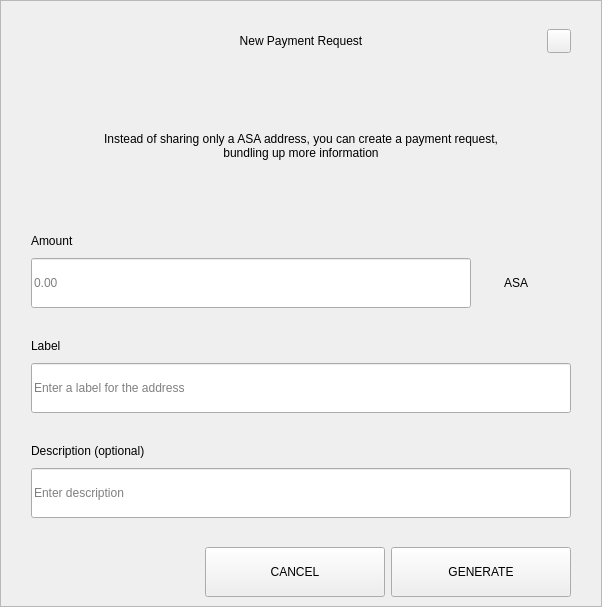
<?xml version="1.0" encoding="UTF-8"?>
<ui version="4.0">
 <class>RequestDialog</class>
 <widget class="QDialog" name="RequestDialog">
  <property name="geometry">
   <rect>
    <x>0</x>
    <y>0</y>
    <width>602</width>
    <height>607</height>
   </rect>
  </property>
  <property name="windowTitle">
   <string>Dialog</string>
  </property>
  <layout class="QVBoxLayout" name="verticalLayout_5">
   <property name="spacing">
    <number>0</number>
   </property>
   <property name="leftMargin">
    <number>0</number>
   </property>
   <property name="topMargin">
    <number>0</number>
   </property>
   <property name="rightMargin">
    <number>0</number>
   </property>
   <property name="bottomMargin">
    <number>0</number>
   </property>
   <item>
    <widget class="QFrame" name="frame">
     <property name="styleSheet">
      <string notr="true"/>
     </property>
     <property name="frameShape">
      <enum>QFrame::StyledPanel</enum>
     </property>
     <property name="frameShadow">
      <enum>QFrame::Raised</enum>
     </property>
     <layout class="QVBoxLayout" name="verticalLayout_4" stretch="1,0,0">
      <property name="spacing">
       <number>0</number>
      </property>
      <property name="leftMargin">
       <number>30</number>
      </property>
      <property name="topMargin">
       <number>20</number>
      </property>
      <property name="rightMargin">
       <number>30</number>
      </property>
      <property name="bottomMargin">
       <number>0</number>
      </property>
      <item>
       <layout class="QHBoxLayout" name="horizontalLayout_3">
        <property name="spacing">
         <number>0</number>
        </property>
        <item>
         <spacer name="horizontalSpacer_21">
          <property name="orientation">
           <enum>Qt::Horizontal</enum>
          </property>
          <property name="sizeHint" stdset="0">
           <size>
            <width>40</width>
            <height>20</height>
           </size>
          </property>
         </spacer>
        </item>
        <item>
         <widget class="QLabel" name="labelTitle">
          <property name="minimumSize">
           <size>
            <width>0</width>
            <height>40</height>
           </size>
          </property>
          <property name="maximumSize">
           <size>
            <width>16777215</width>
            <height>40</height>
           </size>
          </property>
          <property name="styleSheet">
           <string notr="true">padding-left:24px;</string>
          </property>
          <property name="text">
           <string>New Payment Request</string>
          </property>
          <property name="alignment">
           <set>Qt::AlignCenter</set>
          </property>
          <property name="margin">
           <number>7</number>
          </property>
         </widget>
        </item>
        <item>
         <spacer name="horizontalSpacer">
          <property name="orientation">
           <enum>Qt::Horizontal</enum>
          </property>
          <property name="sizeHint" stdset="0">
           <size>
            <width>40</width>
            <height>20</height>
           </size>
          </property>
         </spacer>
        </item>
        <item>
         <widget class="QPushButton" name="btnEsc">
          <property name="minimumSize">
           <size>
            <width>24</width>
            <height>24</height>
           </size>
          </property>
          <property name="maximumSize">
           <size>
            <width>24</width>
            <height>24</height>
           </size>
          </property>
          <property name="focusPolicy">
           <enum>Qt::NoFocus</enum>
          </property>
          <property name="text">
           <string/>
          </property>
         </widget>
        </item>
       </layout>
      </item>
      <item>
       <widget class="QStackedWidget" name="stack">
        <property name="minimumSize">
         <size>
          <width>540</width>
          <height>0</height>
         </size>
        </property>
        <property name="maximumSize">
         <size>
          <width>540</width>
          <height>16777215</height>
         </size>
        </property>
        <property name="currentIndex">
         <number>0</number>
        </property>
        <widget class="QWidget" name="page_1">
         <property name="minimumSize">
          <size>
           <width>540</width>
           <height>0</height>
          </size>
         </property>
         <property name="maximumSize">
          <size>
           <width>540</width>
           <height>16777215</height>
          </size>
         </property>
         <layout class="QVBoxLayout" name="layout1">
          <property name="spacing">
           <number>0</number>
          </property>
          <property name="leftMargin">
           <number>0</number>
          </property>
          <property name="topMargin">
           <number>0</number>
          </property>
          <property name="rightMargin">
           <number>0</number>
          </property>
          <property name="bottomMargin">
           <number>0</number>
          </property>
          <item>
           <spacer name="verticalSpacer_21">
            <property name="orientation">
             <enum>Qt::Vertical</enum>
            </property>
            <property name="sizeType">
             <enum>QSizePolicy::Fixed</enum>
            </property>
            <property name="sizeHint" stdset="0">
             <size>
              <width>20</width>
              <height>30</height>
             </size>
            </property>
           </spacer>
          </item>
          <item alignment="Qt::AlignHCenter">
           <widget class="QLabel" name="labelMessage">
            <property name="minimumSize">
             <size>
              <width>400</width>
              <height>50</height>
             </size>
            </property>
            <property name="text">
             <string>Instead of sharing only a ASA address, you can create a payment request, bundling up more information</string>
            </property>
            <property name="alignment">
             <set>Qt::AlignCenter</set>
            </property>
            <property name="wordWrap">
             <bool>true</bool>
            </property>
           </widget>
          </item>
          <item alignment="Qt::AlignBottom">
           <widget class="QWidget" name="containerAmount" native="true">
            <layout class="QVBoxLayout" name="verticalLayout">
             <property name="spacing">
              <number>9</number>
             </property>
             <property name="leftMargin">
              <number>0</number>
             </property>
             <property name="topMargin">
              <number>0</number>
             </property>
             <property name="rightMargin">
              <number>0</number>
             </property>
             <property name="bottomMargin">
              <number>0</number>
             </property>
             <item>
              <widget class="QLabel" name="labelSubtitleAmount">
               <property name="minimumSize">
                <size>
                 <width>350</width>
                 <height>16</height>
                </size>
               </property>
               <property name="maximumSize">
                <size>
                 <width>16777215</width>
                 <height>16</height>
                </size>
               </property>
               <property name="text">
                <string>Amount</string>
               </property>
              </widget>
             </item>
             <item alignment="Qt::AlignTop">
              <widget class="QWidget" name="layoutAmount" native="true">
               <layout class="QHBoxLayout" name="horizontalLayout" stretch="2,0">
                <property name="spacing">
                 <number>0</number>
                </property>
                <property name="leftMargin">
                 <number>0</number>
                </property>
                <property name="topMargin">
                 <number>0</number>
                </property>
                <property name="rightMargin">
                 <number>0</number>
                </property>
                <property name="bottomMargin">
                 <number>0</number>
                </property>
                <item>
                 <widget class="QLineEdit" name="lineEditAmount">
                  <property name="minimumSize">
                   <size>
                    <width>0</width>
                    <height>50</height>
                   </size>
                  </property>
                  <property name="maximumSize">
                   <size>
                    <width>16777215</width>
                    <height>50</height>
                   </size>
                  </property>
                  <property name="placeholderText">
                   <string notr="true">0.00</string>
                  </property>
                 </widget>
                </item>
                <item>
                 <widget class="QWidget" name="comboContainer" native="true">
                  <property name="minimumSize">
                   <size>
                    <width>100</width>
                    <height>50</height>
                   </size>
                  </property>
                  <property name="maximumSize">
                   <size>
                    <width>16777215</width>
                    <height>50</height>
                   </size>
                  </property>
                  <layout class="QHBoxLayout" name="horizontalLayout_31">
                   <property name="spacing">
                    <number>0</number>
                   </property>
                   <property name="leftMargin">
                    <number>0</number>
                   </property>
                   <property name="topMargin">
                    <number>0</number>
                   </property>
                   <property name="rightMargin">
                    <number>10</number>
                   </property>
                   <property name="bottomMargin">
                    <number>0</number>
                   </property>
                   <item>
                    <widget class="QLabel" name="comboBoxCoin">
                     <property name="text">
                      <string>ASA</string>
                     </property>
                     <property name="alignment">
                      <set>Qt::AlignCenter</set>
                     </property>
                    </widget>
                   </item>
                  </layout>
                 </widget>
                </item>
               </layout>
              </widget>
             </item>
            </layout>
           </widget>
          </item>
          <item>
           <spacer name="verticalSpacer_31">
            <property name="orientation">
             <enum>Qt::Vertical</enum>
            </property>
            <property name="sizeType">
             <enum>QSizePolicy::Fixed</enum>
            </property>
            <property name="sizeHint" stdset="0">
             <size>
              <width>20</width>
              <height>30</height>
             </size>
            </property>
           </spacer>
          </item>
          <item>
           <layout class="QVBoxLayout" name="verticalLayoutLabel">
            <property name="spacing">
             <number>9</number>
            </property>
            <item>
             <widget class="QLabel" name="labelSubtitleLabel">
              <property name="minimumSize">
               <size>
                <width>0</width>
                <height>16</height>
               </size>
              </property>
              <property name="maximumSize">
               <size>
                <width>16777215</width>
                <height>16</height>
               </size>
              </property>
              <property name="text">
               <string>Label</string>
              </property>
             </widget>
            </item>
            <item>
             <widget class="QLineEdit" name="lineEditLabel">
              <property name="minimumSize">
               <size>
                <width>0</width>
                <height>50</height>
               </size>
              </property>
              <property name="maximumSize">
               <size>
                <width>16777215</width>
                <height>50</height>
               </size>
              </property>
              <property name="placeholderText">
               <string>Enter a label for the address</string>
              </property>
             </widget>
            </item>
           </layout>
          </item>
          <item>
           <spacer name="verticalSpacer_34">
            <property name="orientation">
             <enum>Qt::Vertical</enum>
            </property>
            <property name="sizeType">
             <enum>QSizePolicy::Fixed</enum>
            </property>
            <property name="sizeHint" stdset="0">
             <size>
              <width>20</width>
              <height>30</height>
             </size>
            </property>
           </spacer>
          </item>
          <item>
           <layout class="QVBoxLayout" name="verticalLayoutDescription">
            <property name="spacing">
             <number>9</number>
            </property>
            <item>
             <widget class="QLabel" name="labelSubtitleDescription">
              <property name="minimumSize">
               <size>
                <width>0</width>
                <height>16</height>
               </size>
              </property>
              <property name="maximumSize">
               <size>
                <width>16777215</width>
                <height>16</height>
               </size>
              </property>
              <property name="text">
               <string>Description (optional)</string>
              </property>
             </widget>
            </item>
            <item>
             <widget class="QLineEdit" name="lineEditDescription">
              <property name="minimumSize">
               <size>
                <width>0</width>
                <height>50</height>
               </size>
              </property>
              <property name="maximumSize">
               <size>
                <width>16777215</width>
                <height>50</height>
               </size>
              </property>
              <property name="placeholderText">
               <string>Enter description</string>
              </property>
             </widget>
            </item>
            <item>
             <spacer name="verticalSpacer_4">
              <property name="orientation">
               <enum>Qt::Vertical</enum>
              </property>
              <property name="sizeType">
               <enum>QSizePolicy::Fixed</enum>
              </property>
              <property name="sizeHint" stdset="0">
               <size>
                <width>20</width>
                <height>20</height>
               </size>
              </property>
             </spacer>
            </item>
           </layout>
          </item>
         </layout>
        </widget>
        <widget class="QWidget" name="page_2">
         <layout class="QVBoxLayout" name="layout2">
          <item>
           <spacer name="verticalSpacer_5">
            <property name="orientation">
             <enum>Qt::Vertical</enum>
            </property>
            <property name="sizeType">
             <enum>QSizePolicy::Fixed</enum>
            </property>
            <property name="sizeHint" stdset="0">
             <size>
              <width>20</width>
              <height>50</height>
             </size>
            </property>
           </spacer>
          </item>
          <item alignment="Qt::AlignHCenter">
           <widget class="QLabel" name="labelQrImg">
            <property name="minimumSize">
             <size>
              <width>260</width>
              <height>260</height>
             </size>
            </property>
            <property name="maximumSize">
             <size>
              <width>260</width>
              <height>260</height>
             </size>
            </property>
            <property name="text">
             <string/>
            </property>
            <property name="alignment">
             <set>Qt::AlignCenter</set>
            </property>
           </widget>
          </item>
          <item>
           <spacer name="verticalSpacer_2">
            <property name="orientation">
             <enum>Qt::Vertical</enum>
            </property>
            <property name="sizeType">
             <enum>QSizePolicy::Fixed</enum>
            </property>
            <property name="sizeHint" stdset="0">
             <size>
              <width>20</width>
              <height>30</height>
             </size>
            </property>
           </spacer>
          </item>
          <item alignment="Qt::AlignHCenter">
           <widget class="QLabel" name="labelAddress">
            <property name="text">
             <string>D7VFR83SQbiezrW72hjcWJtcfip5krte2Z </string>
            </property>
           </widget>
          </item>
          <item>
           <spacer name="verticalSpacer_32">
            <property name="orientation">
             <enum>Qt::Vertical</enum>
            </property>
            <property name="sizeType">
             <enum>QSizePolicy::Expanding</enum>
            </property>
            <property name="sizeHint" stdset="0">
             <size>
              <width>20</width>
              <height>20</height>
             </size>
            </property>
           </spacer>
          </item>
          <item>
           <layout class="QHBoxLayout" name="horizontal">
            <property name="leftMargin">
             <number>20</number>
            </property>
            <property name="rightMargin">
             <number>20</number>
            </property>
            <property name="bottomMargin">
             <number>20</number>
            </property>
            <item>
             <spacer name="horizontalSpacer_4">
              <property name="orientation">
               <enum>Qt::Horizontal</enum>
              </property>
              <property name="sizeHint" stdset="0">
               <size>
                <width>40</width>
                <height>20</height>
               </size>
              </property>
             </spacer>
            </item>
            <item>
             <widget class="QPushButton" name="btnCopyAddress">
              <property name="minimumSize">
               <size>
                <width>180</width>
                <height>50</height>
               </size>
              </property>
              <property name="text">
               <string>COPY ADDRESS</string>
              </property>
             </widget>
            </item>
            <item>
             <widget class="QPushButton" name="btnCopyUrl">
              <property name="minimumSize">
               <size>
                <width>180</width>
                <height>50</height>
               </size>
              </property>
              <property name="text">
               <string>COPY URL</string>
              </property>
             </widget>
            </item>
            <item>
             <spacer name="horizontalSpacer_2">
              <property name="orientation">
               <enum>Qt::Horizontal</enum>
              </property>
              <property name="sizeHint" stdset="0">
               <size>
                <width>40</width>
                <height>20</height>
               </size>
              </property>
             </spacer>
            </item>
           </layout>
          </item>
         </layout>
        </widget>
       </widget>
      </item>
      <item>
       <widget class="QWidget" name="buttonsStack" native="true">
        <layout class="QHBoxLayout" name="horizontalLayout_5">
         <property name="leftMargin">
          <number>20</number>
         </property>
         <property name="rightMargin">
          <number>0</number>
         </property>
         <item>
          <spacer name="horizontalSpacer_41">
           <property name="orientation">
            <enum>Qt::Horizontal</enum>
           </property>
           <property name="sizeHint" stdset="0">
            <size>
             <width>40</width>
             <height>20</height>
            </size>
           </property>
          </spacer>
         </item>
         <item>
          <widget class="QPushButton" name="btnCancel">
           <property name="minimumSize">
            <size>
             <width>180</width>
             <height>50</height>
            </size>
           </property>
           <property name="focusPolicy">
            <enum>Qt::NoFocus</enum>
           </property>
           <property name="text">
            <string>CANCEL</string>
           </property>
          </widget>
         </item>
         <item>
          <widget class="QPushButton" name="btnSave">
           <property name="minimumSize">
            <size>
             <width>180</width>
             <height>50</height>
            </size>
           </property>
           <property name="focusPolicy">
            <enum>Qt::NoFocus</enum>
           </property>
           <property name="text">
            <string>GENERATE</string>
           </property>
          </widget>
         </item>
        </layout>
       </widget>
      </item>
     </layout>
    </widget>
   </item>
  </layout>
 </widget>
 <resources/>
 <connections/>
</ui>
